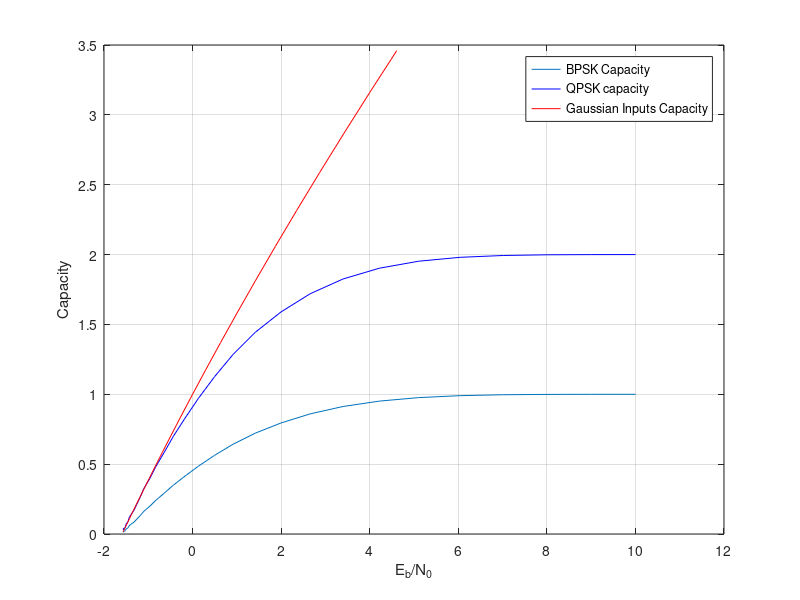
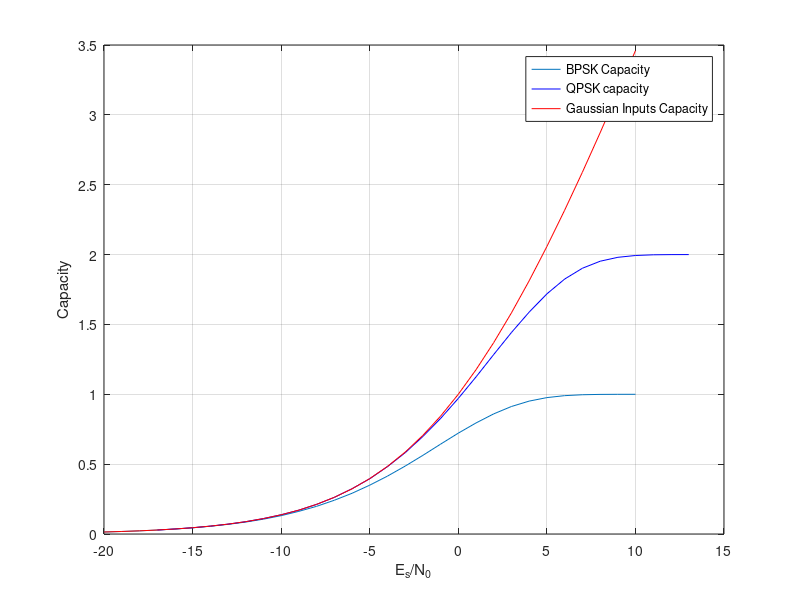

Reproduce these figures in MATLAB, in order.
ESN0db=(-20:10);
N=5000000;

for snr=1:numel(ESN0db)

bits=randn(1,N)>0;
BPSK=1-2*bits;
N0=1/10^(ESN0db(snr)/10);
bruit=sqrt(N0/2)*randn(1,N);
sigma2=N0/2;
y=BPSK+bruit;

LLR=2/sigma2*y;

%Capacity for Eb/N0=0.2dB
Capacity(snr)=1-mean(log2(1+exp(-BPSK.*LLR)));
end
figure
plot(ESN0db-10*log10(Capacity),Capacity)
hold on
plot(ESN0db+10*log10(2)-10*log10(2*Capacity),2*Capacity,'b-')
plot(ESN0db-10*log10(log2(1+10.^(ESN0db/10))),log2(1+10.^(ESN0db/10)),'r-')
grid on
xlabel('E_b/N_0')
ylabel('Capacity')
legend('BPSK Capacity','QPSK capacity','Gaussian Inputs Capacity')

figure
plot(ESN0db,Capacity)
hold on
plot(ESN0db+10*log10(2),2*Capacity,'b-')
plot(ESN0db,log2(1+10.^(ESN0db/10)),'r-')
grid on
xlabel('E_s/N_0')
ylabel('Capacity')
legend('BPSK Capacity','QPSK capacity','Gaussian Inputs Capacity')
